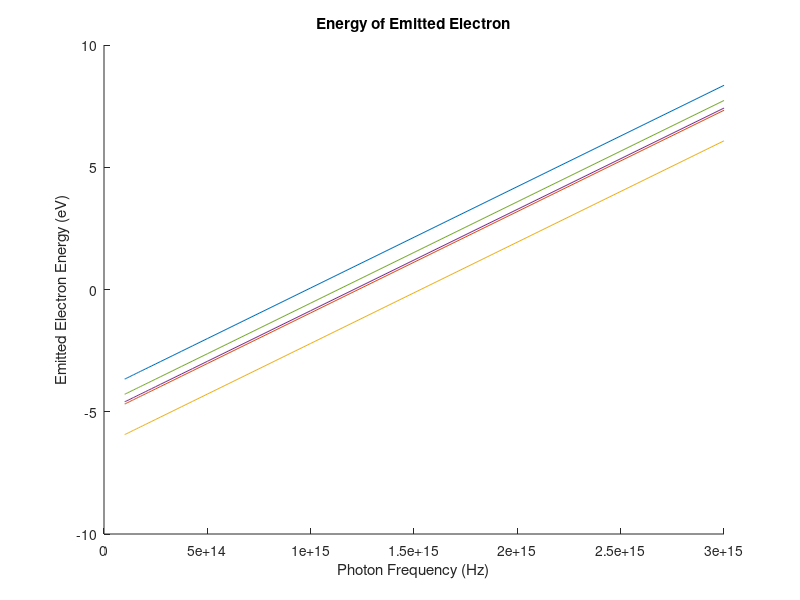

Write the MATLAB code that produced this figure.
%% Photoelectric effect

%% Simulation 1
%In this simulation I am simulating the energy of electrons that are emitted from 
%metal surfaces that are hit by light ranging from 3000nm (IR) to 100nm (UVC). 
%Note, the folowing equations are used:
%   freq(i) = c/(lambda(i));
%   Electron_energy(j, i) = (h*freq(i) - E0*(1.6e-19))/1.6e-19;

%E0 for metals (eV)
AlminE = 4.08;
AuminE = 5.1;
PtminE = 6.35;
NiminE = 5.01;
CuminE = 4.7;

%constants
c = 3.0e8 ; %speed of light in meters/sec
h = 6.63e-34;
list_of_elements = [AlminE AuminE PtminE NiminE CuminE];
list_of_element_names = ['Al';'Au';'Pt';'Ni';'Cu'];

%lambdas range from 100nm - 3000nm 
lambda = (100e-9:100e-9:3000e-9);

figure()
hold on
for j = 1:5
%     figure(j)
    E0 = list_of_elements(j);
    for i = 1:30
        freq(i) = c/(lambda(i));
        Electron_energy(j, i) = (h*freq(i) - E0*(1.6e-19))/1.6e-19;
    end
    plot(freq, Electron_energy(j, :))
%     title(["Energy of Emitted Electron " list_of_element_names(j, :) ""]);

    title(["Energy of Emitted Electron"])

    xlabel("Photon Frequency (Hz)");
    ylabel("Emitted Electron Energy (eV)");
end

hold off